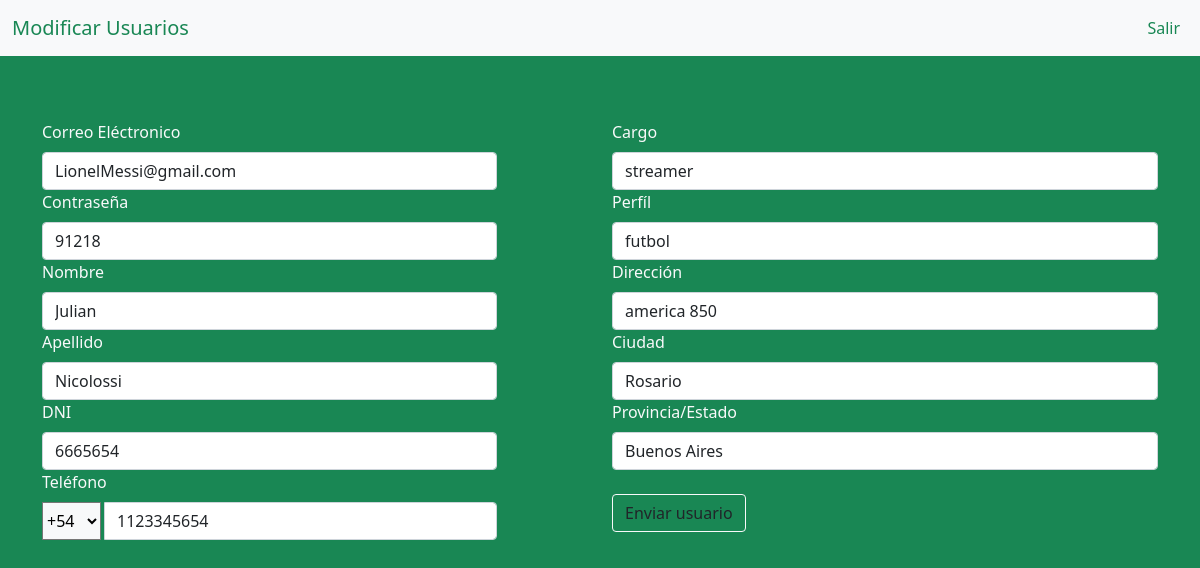
/ModificarUser.php?valor=6665654, run on the app's committed database.
### tables this page shows
CREATE TABLE `loginn` (
  `usuario` varchar(50) NOT NULL,
  `contraseña` varchar(50) NOT NULL,
  `Nombre` varchar(50) NOT NULL,
  `Apellido` varchar(50) NOT NULL,
  `DNI` int(50) UNSIGNED NOT NULL,
  `Perfil` varchar(50) NOT NULL,
  `Cargo` varchar(50) NOT NULL,
  `Telefono` int(50) NOT NULL,
  `telop` int(8) NOT NULL,
  `Direccion` varchar(50) NOT NULL,
  `Ciudad` varchar(50) NOT NULL,
  `Provincia` varchar(50) NOT NULL
);

### ModificarUser.php (the view, shortened to what this page needs)
<?php
include 'db.php';
$DNI=$_GET['valor'];
($query= "SELECT * FROM loginn WHERE DNI=$DNI");
$result=$conexion->query($query);
?>
<!Doctype html>
<html lang="es-ES">
    <head>
    <link href="https://cdn.jsdelivr.net/npm/bootstrap@5.0.2/dist/css/bootstrap.min.css"
     rel="stylesheet" integrity=
    "sha384-EVSTQN3/azprG1Anm3QDgpJLIm9Nao0Yz1ztcQTwFspd3yD65VohhpuuCOmLASjC">
    </head>
    <body class="bg-success">
        <header>
            <nav class="navbar navbar-expand-md navbar-light bg-light">
                <div class="container-fluid">
                    <a class="navbar-brand text-success">Modificar Usuarios</a>
                    <ul class="navbar-nav ms-auto">
                        <li class="nav-item">
                            <a class="nav-link text-success" href="usuarios.php">Salir</a>
</li>
</ul>
</div>
            </nav>
        </header>
        <div class="container">
        <div class="row mt-5">
        <div class="bg-success">
                <?php
    while($row=$result->fetch_assoc()){
        ?>
    <div class="row mt-3 text-light ">
    <div class="col-6">
    <form class="col-10" method="POST" action="MetadatosUpdate.php">
    <label for="correo" class="form-label">Correo Eléctronico</label>
        <div class="input-group flex-nowrap">
  <input type="text" class="form-control" name="correo" value="<?php echo $row['usuario'] ;?>"
   aria-label="direccion" aria-describedby="basic-addon1"/>
    </div>
    <label for="correo" class="form-label">Contraseña</label>
    <div class="input-group flex-nowrap">
    <input type="text" class="form-control" name="con" value="<?php echo $row['contraseña'] ;?>"
   aria-label="direccion" aria-describedby="basic-addon2"/>
    </div>
        <label for="name" class="form-label">Nombre</label>
        <div class="input-group flex-nowrap">
  <input type="text" class="form-control" name="name" value="<?php echo $row['Nombre'] ;?>"
   aria-label="direccion" aria-describedby="basic-addon3"/>
    </div>
    <label for="correo" class="form-label">Apellido</label>
    <div class="input-group flex-nowrap">
    <input type="text" class="form-control" name="ape" value="<?php echo $row['Apellido'] ;?>"
   aria-label="direccion" aria-describedby="basic-addon4"/>
    </div>
   <label for="dni" class="form-label">DNI</label>
<div class="input-group flex-nowrap">
  <input type="text" class="form-control" name="DNI" value="<?php echo $row['DNI'] ;?>"
   aria-label="direccion" aria-describedby="basic-addon5"/>
    </div>
    <label for="phone" class="form-label">Teléfono</label>
    <div class="input-group flex-nowrap">
    <select class="input me-1  bg-light" name="telop">
     <option value="<?php echo $row['telop']; ?>" selected>+<?php echo $row['telop'] ;?></option>
        </select>
    <input type="text" class="form-control" name="tel" value="<?php echo $row['Telefono'] ;?>"
  aria-label="telefono" aria-describedby="basic-addon6"/>
    </div>
    </div>
    <div class="col-6">
    <label for="correo" class="form-label">Cargo</label>
    <div class="input-group flex-nowrap">
    <input type="text" class="form-control" name="car" value="<?php echo $row['Cargo'] ;?>"
   aria-label="direccion" aria-describedby="basic-addon7"/>
    </div>
    <label for="correo" class="form-label">Perfíl</label>
    <div class="input-group flex-nowrap">
    <input type="text" class="form-control" name="per" value="<?php echo $row['Perfil'] ;?>"
   aria-label="direccion" aria-describedby="basic-addon8"/>
    </div>
    <label for="andress" class="form-label">Dirección</label>
<div class="input-group flex-nowrap">
  <input type="text" class="form-control" name="dire" value="<?php echo $row['Direccion'] ;?>"
   aria-label="direccion" aria-describedby="basic-addon9"/>
    </div>
<label for="city" class="form-label">Ciudad</label>
<div class="input-group flex-nowrap">
  <input type="text" class="form-control" name="ciu" value="<?php echo $row['Ciudad'] ;?>"
   aria-label="Recipient's username" aria-describedby="basic-addon10"/>
    </div>
<label for="estate" class="form-label">Provincia/Estado</label>
<div class="input-group flex-nowrap">
  <input type="text" class="form-control"name="pro" value="<?php echo $row['Provincia'] ;?>"
   aria-label="estado" aria-describedby="basic-adon11"/>
    </div>
    <div class="mt-4">
      <button class="btn btn-outline-light text-dark" type="submit" aria-label="user" value="User">Enviar usuario
      </button>
      </div>
<?php } ?>
            </div>
        </div>
    </body>
</html>

### data on the page
loginn: correo "LionelMessi@gmail.com", con "91218", name "Julian", ape "Nicolossi", DNI "6665654", tel "1123345654", car "streamer", per "futbol", dire "america 850", ciu "Rosario", pro "Buenos Aires"
